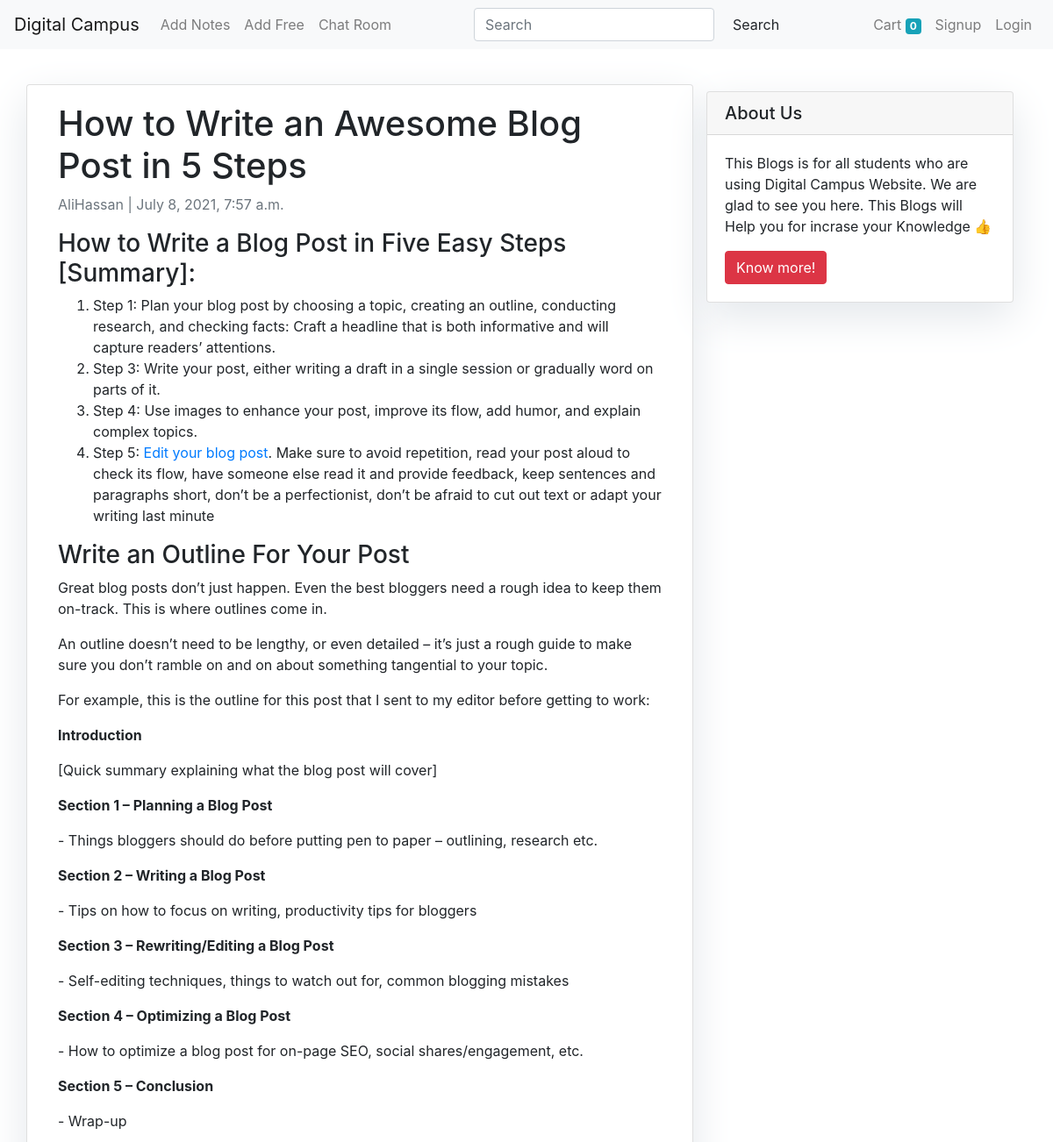
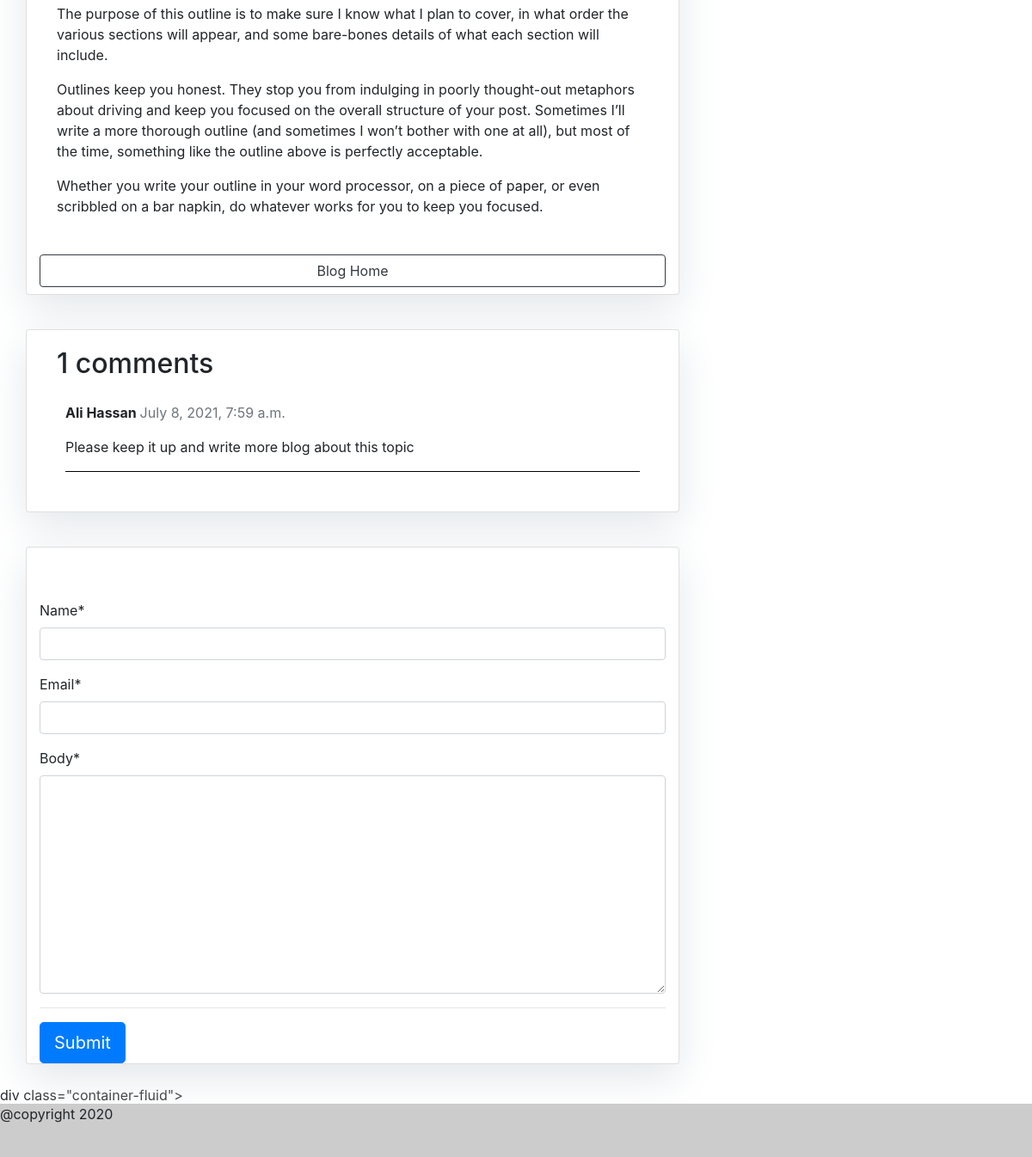
The page /blog/python/ on the database its author committed (2 pictures, top to bottom).
### blog/models.py (models this page shows, shortened)
class Post(models.Model):
    title = models.CharField(max_length=2000, unique=True)
    slug = models.SlugField(max_length=200, unique=True)
    author = models.ForeignKey(User, on_delete= models.CASCADE,related_name='blog_posts')
    updated_on = models.DateTimeField(auto_now= True)
    content =RichTextField(blank = True ,  null = True)
    created_on = models.DateTimeField(auto_now_add=True)
    status = models.IntegerField(choices=STATUS, default=0)
    class Meta:
        ordering = ['-created_on']

class Comment(models.Model):
    post = models.ForeignKey(Post,on_delete=models.CASCADE,related_name='comments')
    name = models.CharField(max_length=80)
    email = models.EmailField()
    body = models.TextField()
    created_on = models.DateTimeField(auto_now_add=True)
    active = models.BooleanField(default=True)
    class Meta:
        ordering = ['created_on']

### blog/views.py (the view)
# urls.py: path('<slug:slug>/', views.post_detail, name='post_detail'),
def post_detail(request, slug):
    template_name = 'post_detail.html'
    post = get_object_or_404(Post, slug=slug)
    comments = post.comments.filter(active=True)
    new_comment = None
    if request.method == 'POST':
        comment_form = CommentForm(data=request.POST)
        if comment_form.is_valid():
            new_comment = comment_form.save(commit=False)
            new_comment.post = post
            new_comment.save()
    else:
        comment_form = CommentForm()
    return render(request, template_name, {'post': post,
                                           'comments': comments,
                                           'new_comment': new_comment,
                                           'comment_form': comment_form})

### blog/forms.py
class CommentForm(forms.ModelForm):
    class Meta:
        model = Comment
        fields = ('name', 'email', 'body')
        widgets = {
             'name' : forms.TextInput(attrs={'class':'form-control',  }),
             'email' : forms.EmailInput(attrs={'class':'form-control',}),
             'body' : forms.Textarea(attrs={'class':'form-control', }),
             }

### blog/templates/post_detail.html (shortened to what this page needs)
{% extends 'base.html' %}
 {% block content %}
{% load crispy_forms_tags %}
<div class="container">
  <div class="row">
    <div class="col-md-8 card mb-4  mt-3 left  top">
      <div class="card-body">
        <h1>{% block title %} {{ post.title }} {% endblock title %}</h1>
        <p class=" text-muted">{{ post.author }} | {{ post.created_on }}</p>
        <p class="card-text ">{{ post.content | safe }}</p>
      </div>
      <a class="btn btn-outline-dark my-2" href="/blog" role="button">Blog Home</a>
    </div>
    {% block sidebar %} {% include 'sidebar.html' %} {% endblock sidebar %}
    <div class="col-md-8 card mb-4  mt-3 ">
      <div class="card-body">
        {% with comments.count as total_comments %}
        <h2>{{ total_comments | safe }} comments</h2>
          {% endwith %} {% for comment in comments %}
        <div class="comments" style="padding: 10px;">
          <p class="font-weight-bold">
            {{ comment.name }}
            <span class=" text-muted font-weight-normal">
              {{ comment.created_on }}
            </span>
          </p>
          {{ comment.body | linebreaks | safe }}
          <hr style="border: none; border-bottom: 1px solid black;">
        </div>
        {% endfor %}
      </div>
    </div>
    <div class="col-md-8 card mb-4  mt-3 ">
      <div class="card-body">
        </div>
       <form method="post" style="margin-top: 1.3em;">
          {{ comment_form | crispy | safe }}
          <hr>
          <button type="submit" class="btn btn-primary  btn-lg">Submit</button>
 </form>
      </div>
    </div>
  </div>
{% endblock %}

### store/static/css/style.css (style rules this page uses)
html { position: relative; min-height: 100%; }
body { margin-bottom: 60px; }

### blog/templates/sidebar.html (style rules this page uses)
.card { box-shadow: 0 16px 48px #E3E7EB; }

### rows shown on the page
Post: title "How to Write an Awesome Blog Post in 5 Steps", author "AliHassan", created_on "July 8, 2021, 7:57 a.m.", content "How to Write a Blog Post in Five Easy Steps [Summary]: Step 1: Plan your blog post by choosing a topic, creating an outline, conducting research, and checking facts: Craft a headline that is both informative and will capture readers’ attentions. Step 3: Write your post, either writing a draft in a single session or gradually word on parts of it. Step 4: Use images to enhance your post, improve its flow, add humor, and explain complex topics. Step 5: Edit your blog post . Make sure to avoid repetition, read your post aloud to check its flow, have someone else read it and provide feedback, keep sentences and paragraphs short, don’t be a perfectionist, don’t be afraid to cut out text or adapt…"
Comment: name "Ali Hassan", created_on "July 8, 2021, 7:59 a.m.", body "Please keep it up and write more blog about this topic"

### other values the page prints
{{ request.session.cart.keys|length }} "0"
{{ total_comments | safe }} "1"
